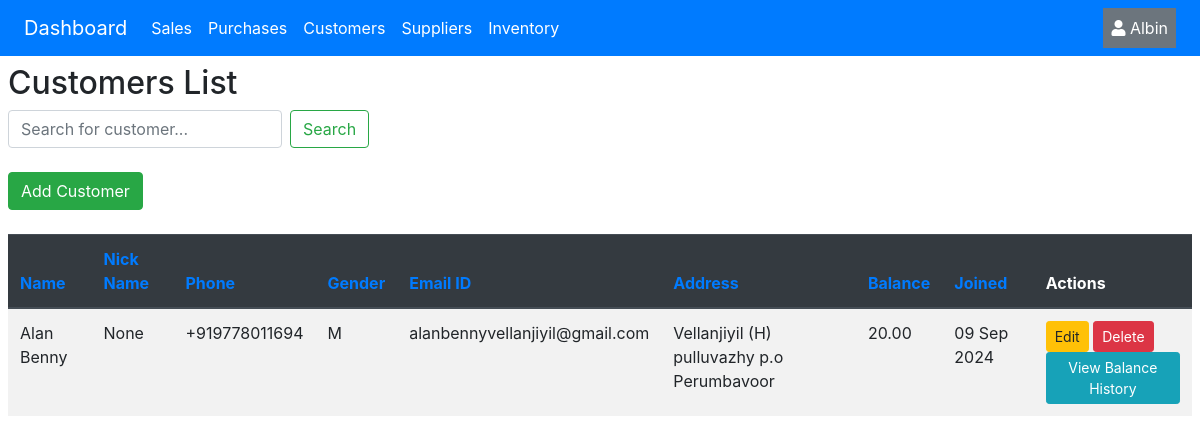
Page /customers/ (signed in) on the committed database.
### core/models.py (models this page shows, shortened)
class Customer(models.Model):
    MALE = 'M'
    FEMALE = 'F'
    OTHER = 'O'
    GENDER = [
        (MALE, 'Male'),
        (FEMALE, 'Female'),
        (OTHER, 'Other'),
    ]
    user = models.ForeignKey(User, on_delete=models.CASCADE, null=True)
    name = models.CharField(max_length=100, null=True)
    nick_name = models.CharField(max_length=100, blank=True, null=True)
    phone = PhoneNumberField(max_length=15, null=True, region="IN", default="+91 ", validators=[MinLengthValidator(10)])
    gender = models.CharField(max_length=6, null=True, choices=GENDER)
    email = models.EmailField(blank=True, null=True)
    address = models.TextField(max_length=100, blank=True, null=True)
    balance = models.DecimalField(max_digits=50, decimal_places=2, default=0)
    created_at = models.DateTimeField(default=timezone.now)

### core/views.py (the view, shortened to what this page needs)
# urls.py: path('customers/', views.customer_list, name='customer_list'),
@login_required
def customer_list(request):
    query = request.GET.get('q')  # Get the search query from the request
    sort = request.GET.get('sort', 'name')  # Default sort by 'name'
    customers = Customer.objects.filter(user=request.user)
    if sort.startswith('-'):
        sort_field = sort[1:]
        customers = customers.order_by('-' + sort_field)
    else:
        customers = customers.order_by(sort)
    return render(request, 'customers.html', {'customers': customers, 'sort': sort, 'query': query})

### templates/customers.html (shortened to what this page needs)
{% extends 'base.html' %}
{% block content %}
<div class="container-fluid p-2">
    <h2>Customers List</h2>
     <form method="GET" action="{% url 'customer_list' %}" class="form-inline mb-4">
        <input class="form-control mr-sm-2" type="text" name="q" id="search-input"
               placeholder="Search for customer..." value="{{ query|default_if_none:'' }}" aria-label="Search">
        <button class="btn btn-outline-success my-2 my-sm-0 mr-2" type="submit">Search</button>
    </form>
    <a href="{% url 'add_customer' %}" class="btn btn-success mb-4">Add Customer</a>
    {% if customers %}
    <table class="table table-striped table-responsive-md">
        <thead class="thead-dark">
            <tr>
                <th>
                    {% if sort == 'name' %}
                        <a href="?sort=-name">Name</a>
                    {% else %}
                        <a href="?sort=name">Name</a>
                    {% endif %}
                </th>
                <th>
                    {% if sort == 'nick_name' %}
                        <a href="?sort=-nick_name">Nick Name</a>
                    {% else %}
                        <a href="?sort=nick_name">Nick Name</a>
                    {% endif %}
                </th>
                <th>
                    {% if sort == 'phone' %}
                        <a href="?sort=-phone">Phone</a>
                    {% else %}
                        <a href="?sort=phone">Phone</a>
                    {% endif %}
                </th>
                <th>
                    {% if sort == 'gender' %}
                        <a href="?sort=-gender">Gender</a>
                    {% else %}
                        <a href="?sort=gender">Gender</a>
                    {% endif %}
                </th>
                <th>
                    {% if sort == 'email' %}
                        <a href="?sort=-email">Email ID</a>
                    {% else %}
                        <a href="?sort=email">Email ID</a>
                    {% endif %}
                </th>
                <th>
                    {% if sort == 'address' %}
                        <a href="?sort=-address">Address</a>
                    {% else %}
                        <a href="?sort=address">Address</a>
                    {% endif %}
                </th>
                <th>
                    {% if sort == 'balance' %}
                        <a href="?sort=-balance">Balance</a>
                    {% else %}
                        <a href="?sort=balance">Balance</a>
                    {% endif %}
                </th>
                <th>
                    {% if sort == 'created_at' %}
                        <a href="?sort=-created_at">Joined</a>
                    {% else %}
                        <a href="?sort=created_at">Joined</a>
                    {% endif %}
                </th>
                <th>Actions</th>
            </tr>
        </thead>
        <tbody>
            {% for customer in customers %}
            <tr>
                <td>{{ customer.name }}</td>
                <td>{{ customer.nick_name }}</td>
                <td>{{ customer.phone }}</td>
                <td>{{ customer.gender }}</td>
                <td>{{ customer.email }}</td>
                <td>{{ customer.address }}</td>
                <td>{{ customer.balance }}</td>
                <td>{{ customer.created_at|date:"d M Y" }}</td>
                <td>
                    <a href="{% url 'edit_customer' customer.id %}" class="btn btn-sm btn-warning">Edit</a>
                    <a href="{% url 'delete_customer' customer.id %}" class="btn btn-sm btn-danger" onclick="return confirm('Are you sure you want to delete this customer?');">Delete</a>
                    <a href="{% url 'customer_balance_history' customer.id %}" class="btn btn-sm btn-info">View Balance History</a>
                </td>
            </tr>
            {% empty %}
        <h3>No customers found.</h3>
            {% endfor %}
        </tbody>
    </table>
    {% else %}
    <p>No customers found. <a href="{% url 'add_customer' %}">Add a customer</a>.</p>
    {% endif %}
</div>
{% endblock %}

### templates/base.html (shortened to what this page needs)
{% load static %}
<!DOCTYPE html>
<html lang="en">
<head>
<link href="https://stackpath.bootstrapcdn.com/bootstrap/4.5.2/css/bootstrap.min.css" rel="stylesheet">
<link href="https://cdnjs.cloudflare.com/ajax/libs/font-awesome/5.15.3/css/all.min.css" rel="stylesheet">
    <link rel="stylesheet" href="{% static 'css/styles.css' %}">
</head>
<body style="margin: 0;" class="w-100">
    <nav class="navbar navbar-expand-lg navbar-light bg-primary sticky-top w-100 px-4">
    {% if user.is_authenticated %}
        <a class="navbar-brand text-white" href="{% url 'dashboard' %}">Dashboard</a>
        <div class="collapse navbar-collapse" id="navbarNav">
            <ul class="navbar-nav">
                <li class="nav-item">
                    <a class="nav-link text-white" href="{% url 'sales_transactions' %}">Sales</a>
                </li>
                <li class="nav-item">
                    <a class="nav-link text-white" href="{% url 'purchase_transactions' %}">Purchases</a>
                </li>
                <li class="nav-item">
                    <a class="nav-link text-white" href="{% url 'customer_list' %}">Customers</a>
                </li>
                <li class="nav-item">
                    <a class="nav-link text-white" href="{% url 'supplier_list' %}">Suppliers</a>
                </li>
                <li class="nav-item">
                    <a class="nav-link text-white"  href="{% url 'product_list' %}">Inventory</a>
                </li>
            </ul>
            <div class="ml-auto text-center">
                <a class="nav-link text-white bg-secondary p-2" href="{% url 'profile' %}"><i class="fa fa-user"></i> {{  user.username }}</a>
            </div>
        </div>
        {% else %}
        <a href="{% url 'login' %}">Login</a>
        <a href="{% url 'signup' %}">Sign up</a>
    {% endif %}
    </nav>
        {% block content %}
        {% endblock %}
</body>
</html>

### templates/base.html (style rules this page uses)
.navbar { position: sticky; }

### rows in the picture
Customer: name "Alan Benny", nick_name "None", phone "+919778011694", gender "M", email "alanbennyvellanjiyil@gmail.com", address "Vellanjiyil (H) pulluvazhy p.o Perumbavoor", balance "20.00", created_at "09 Sep 2024"

### other values in the picture
{{ user.username }} "Albin"
